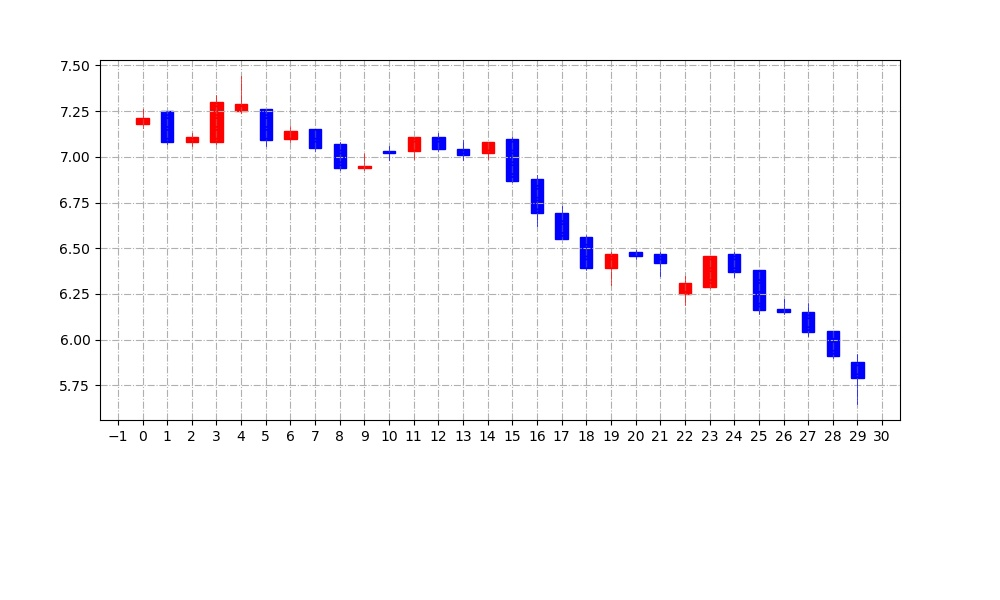

Reproduce this figure in Python.
import tushare as ts
import matplotlib.pyplot as plt
import numpy as np
import mpl_finance as mpf
import matplotlib.ticker as ticker
import tushare as ts
import matplotlib.pyplot as plt
import numpy as np
data = ts.get_k_data('002400', ktype='D', autype='qfq', start='2017-09-17', end='')
prices = data[['open', 'high', 'low', 'close']][:30]
dates = data['date'][:30]
candleData = np.column_stack([list(range(len(dates))), prices])
fig = plt.figure(figsize=(10, 6))
ax = fig.add_axes([0.1, 0.3, 0.8, 0.6])
ax.xaxis.set_major_locator(ticker.MultipleLocator(1))
#ax.set_xticklabels(dates, rotation=90)
ax.grid(True, linestyle='-.')
mpf.candlestick_ohlc(ax, candleData, width=0.5, colorup='r', colordown='b')

plt.savefig('test.jpg')
#plt.show()
